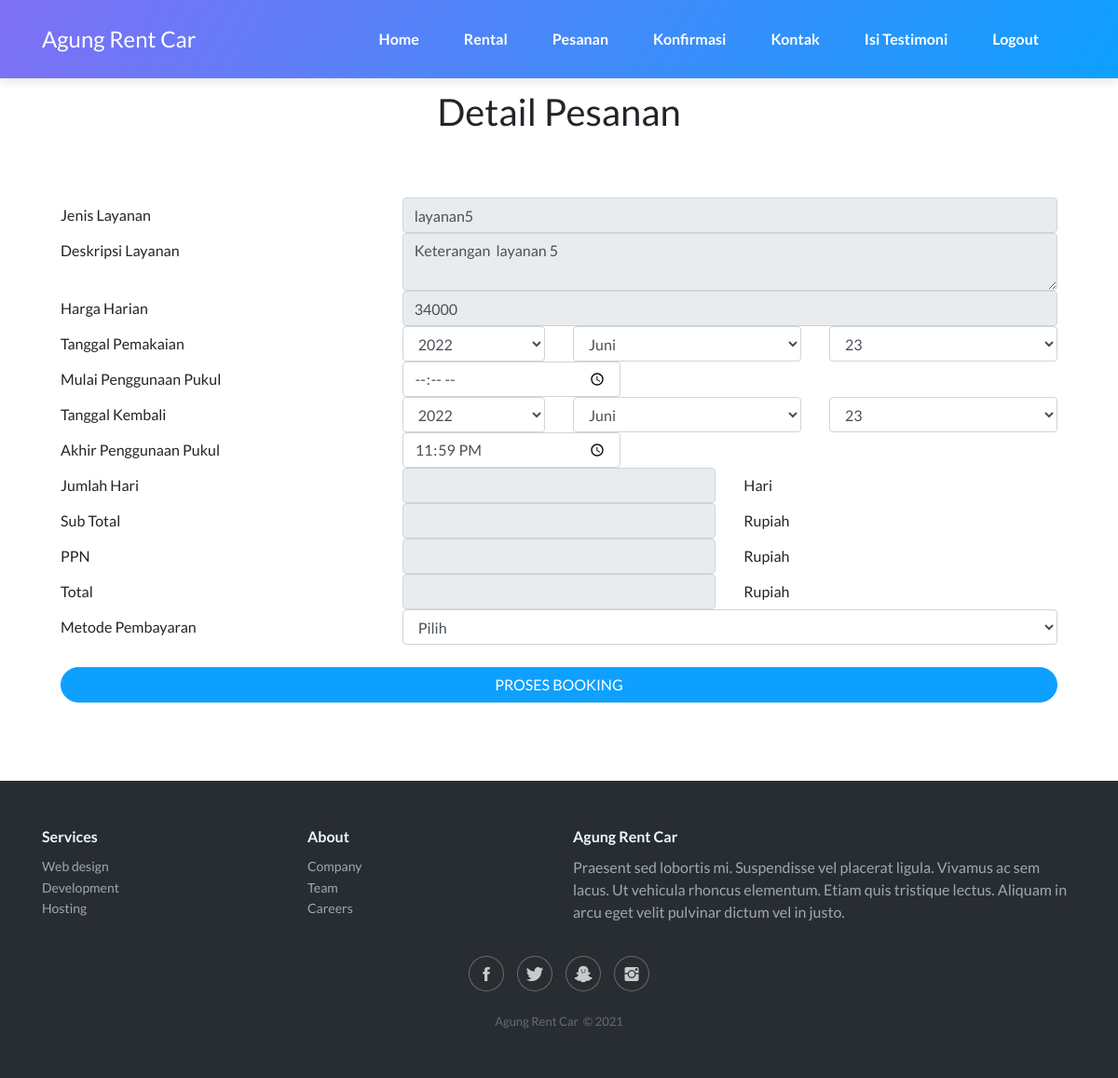
/detailpesanan-11 (signed in), run on the app's committed database.
### tables this page shows
CREATE TABLE `layanan` (
  `id_layanan` int(2) NOT NULL,
  `nama_layanan` varchar(30) NOT NULL,
  `gambar_layanan` text NOT NULL,
  `ket_layanan` varchar(100) NOT NULL,
  `harga` int(11) NOT NULL
);

### modul/mod_pesanan/detailpesanan.php (the view, shortened to what this page needs)
<br>
<br>
  <div class="container mb-5 mt-5">
        <h1 class="text-center mb-5">Detail Pesanan</h1>
        <form name="frmadd"  class="bayar-form" enctype="multipart/form-data" method="post" >
		<div class="card-body">
        <div class="row">
			<?php
			$id_layanan = $_GET['id'];
			$sqlilay	= "SELECT * FROM layanan where id_layanan='$id_layanan'";
			$myQrylay 	= mysqli_query($mysqli, $sqlilay)  or die ("Query ambil data salah 1: ".mysqli_error());
			$rlay=mysqli_fetch_array($myQrylay);
			?>
            <div class="col-md-12">
            <div class="form-group">
			<div class="row">
            <div class="col-4 col-sm-12 col-md-4 col-lg-4 col-xl-4"><label class="col-form-label">Jenis Layanan</label></div>
            <div class="col-8 col-sm-12 col-md-8 col-lg-8 col-xl-8">
			<input value="<?php echo $rlay['nama_layanan']; ?>" type="text" class="form-control" readonly></div>
            </div>
			<div class="row">
            <div class="col-4 col-sm-12 col-md-4 col-lg-4 col-xl-4"><label class="col-form-label">Deskripsi Layanan</label></div>
            <div class="col-8 col-sm-12 col-md-8 col-lg-8 col-xl-8">
			<textarea  type="text" class="form-control" readonly><?php echo $rlay['ket_layanan']; ?></textarea></div>
            </div>
			<div class="row">
            <div class="col-4 col-sm-12 col-md-4 col-lg-4 col-xl-4"><label class="col-form-label">Harga Harian</label></div>
            <div class="col-8 col-sm-12 col-md-8 col-lg-8 col-xl-8">
			<input name="harga" id="harga" value="<?php echo ($rlay['harga']); ?>" type="text" class="form-control" readonly></div>
            </div>
            <div class="row">
            <div class="col-4 col-sm-12 col-md-4 col-lg-4 col-xl-4"><label class="col-form-label">
			Tanggal Pemakaian </label></div>
            <div class="col-2 col-sm-12 col-md-2 col-lg-2 col-xl-2">
			<script>
			document.write("<input type='hidden' size='15' class='no_border' value='Tanggal Berangkat' />");
			buat_tahun("berangkat");
			</script>
			</div>
			<div class="col-3 col-sm-12 col-md-3 col-lg-3 col-xl-3">
			<script>
			buat_bulan("berangkat");
			</script>
			</div>
			<div class="col-3 col-sm-12 col-md-3 col-lg-3 col-xl-3">
			<script>
			buat_tanggal("berangkat");
			document.write("</span>");
			</script>
			</div>
            </div>
			<div class="row">
            <div class="col-4 col-sm-12 col-md-4 col-lg-4 col-xl-4"><label class="col-form-label">Mulai Penggunaan Pukul</label></div>
            <div class="col-8 col-sm-12 col-md-8 col-lg-8 col-xl-8"><input type="time" class="form-control col-4"  name="mulaipenggunaan" ></div>
            </div>
            <div class="row">
            <div class="col-4 col-sm-12 col-md-4 col-lg-4 col-xl-4"><label class="col-form-label">
			Tanggal Kembali </label></div>
            <div class="col-2 col-sm-12 col-md-2 col-lg-2 col-xl-2">
			<script>
			document.write("<input type='hidden' size='15' class='no_border' value='Tanggal Kembali' />");
			buat_tahun("kembali");
			</script>
			</div>
			<div class="col-3 col-sm-12 col-md-3 col-lg-3 col-xl-3">
			<script>
			buat_bulan("kembali");
			</script>
			</div>
			<div class="col-3 col-sm-12 col-md-3 col-lg-3 col-xl-3">
			<script>
			buat_tanggal("kembali");
			document.write("</span>");
			</script>
			</div>
            </div>
			<div class="row">
            <div class="col-4 col-sm-12 col-md-4 col-lg-4 col-xl-4"><label class="col-form-label"> Akhir Penggunaan Pukul</label></div>
            <div class="col-8 col-sm-12 col-md-8 col-lg-8 col-xl-8"><input type="time" class="form-control  col-4" value="23:59" name="akhirpenggunaan" ></div>
            </div>
			<div class="row">
            <div class="col-4 col-sm-12 col-md-4 col-lg-4 col-xl-4"><label class="col-form-label">
			Jumlah Hari</label></div>
            <div class="col-4 col-sm-12 col-md-4 col-lg-4 col-xl-4">
			<input type="text" name="lama" id="hasil" size="2" class="form-control combo" style="text-align:right" readonly />
			</div>
			<div class="col-4 col-sm-12 col-md-4 col-lg-4 col-xl-4"><label class="col-form-label">Hari</label>
			</div>
            </div>
			<div class="row">
            <div class="col-4 col-sm-12 col-md-4 col-lg-4 col-xl-4"><label class="col-form-label">
			Sub Total</label></div>
            <div class="col-4 col-sm-12 col-md-4 col-lg-4 col-xl-4">
			<input type="text" id="subtotal" name="subtotal" size="2" class="form-control combo" style="text-align:right" readonly />
			</div>
			<div class="col-4 col-sm-12 col-md-4 col-lg-4 col-xl-4"><label class="col-form-label">Rupiah</label>
			</div>
			</div>
			<div class="row">
            <div class="col-4 col-sm-12 col-md-4 col-lg-4 col-xl-4"><label class="col-form-label">
			PPN</label></div>
            <div class="col-4 col-sm-12 col-md-4 col-lg-4 col-xl-4">
			<input type="text" id="ppn" name="ppn" size="2" class="form-control combo" style="text-align:right" readonly />
			</div>
			<div class="col-4 col-sm-12 col-md-4 col-lg-4 col-xl-4"><label class="col-form-label">Rupiah</label>
			</div>
			</div>
			<div class="row">
            <div class="col-4 col-sm-12 col-md-4 col-lg-4 col-xl-4"><label class="col-form-label">
			Total</label></div>
            <div class="col-4 col-sm-12 col-md-4 col-lg-4 col-xl-4">
			<input type="text" id="total" name="total" size="2" class="form-control combo" style="text-align:right" readonly />
			</div>
			<div class="col-4 col-sm-12 col-md-4 col-lg-4 col-xl-4"><label class="col-form-label">Rupiah</label>
			</div>
			</div>
        <div class="row">
            <div class="col-4 col-sm-12 col-md-4 col-lg-4 col-xl-4"><label class="col-form-label">Metode Pembayaran</label></div>
            <div class="col-8 col-sm-12 col-md-8 col-lg-8 col-xl-8"><select name="metodebayar" class="form-control">
            <option value="" selected="">Pilih</option>
            </select></div>
        </div>
		<br>
		<div class="row">
            <div class="col-12 text-center">
			<button name="btnSimpan" class="btn btn-primary btn-block" type="submit">PROSES BOOKING</button>
			</div>
        </div>
		</div>
        </div>
        </div>
         </div>
		</form>
    </div>

### data on the page
layanan: nama_layanan "layanan5", ket_layanan "Keterangan layanan 5", harga "34000"
